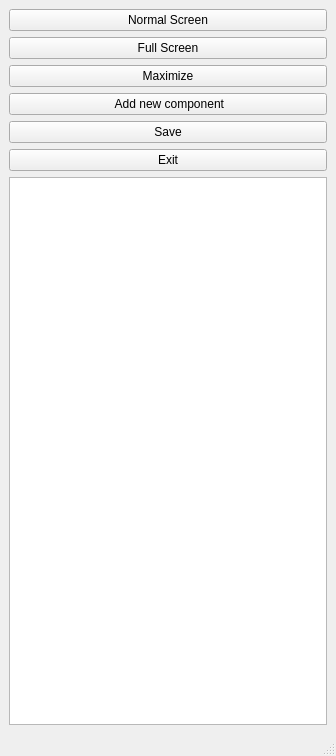
<?xml version="1.0" encoding="UTF-8"?>
<ui version="4.0">
 <class>MainWindow</class>
 <widget class="QMainWindow" name="MainWindow">
  <property name="geometry">
   <rect>
    <x>0</x>
    <y>0</y>
    <width>336</width>
    <height>756</height>
   </rect>
  </property>
  <property name="windowTitle">
   <string>MainWindow</string>
  </property>
  <widget class="QWidget" name="centralwidget">
   <layout class="QGridLayout" name="gridLayout">
    <item row="1" column="0">
     <layout class="QVBoxLayout" name="verticalLayout_2">
      <item>
       <widget class="QTableWidget" name="tableWidget"/>
      </item>
     </layout>
    </item>
    <item row="0" column="0">
     <layout class="QVBoxLayout" name="verticalLayout">
      <item>
       <widget class="QPushButton" name="pushButtonNormal">
        <property name="text">
         <string>Normal Screen</string>
        </property>
       </widget>
      </item>
      <item>
       <widget class="QPushButton" name="pushButtonFull">
        <property name="text">
         <string>Full Screen</string>
        </property>
       </widget>
      </item>
      <item>
       <widget class="QPushButton" name="pushButtonMax">
        <property name="text">
         <string>Maximize</string>
        </property>
       </widget>
      </item>
      <item>
       <widget class="QPushButton" name="pushButtonAdd">
        <property name="text">
         <string> Add new component</string>
        </property>
       </widget>
      </item>
      <item>
       <widget class="QPushButton" name="pushButtonSave">
        <property name="text">
         <string>Save</string>
        </property>
       </widget>
      </item>
      <item>
       <widget class="QPushButton" name="pushButtonExit">
        <property name="text">
         <string>Exit</string>
        </property>
       </widget>
      </item>
     </layout>
    </item>
   </layout>
  </widget>
  <widget class="QMenuBar" name="menubar">
   <property name="geometry">
    <rect>
     <x>0</x>
     <y>0</y>
     <width>336</width>
     <height>20</height>
    </rect>
   </property>
  </widget>
  <widget class="QStatusBar" name="statusbar"/>
 </widget>
 <resources/>
 <connections/>
</ui>
